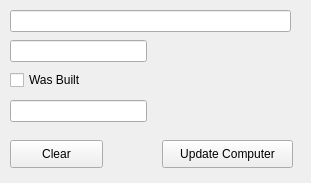
<?xml version="1.0" encoding="UTF-8"?>
<ui version="4.0">
 <class>EditComputerForm</class>
 <widget class="QWidget" name="EditComputerForm">
  <property name="geometry">
   <rect>
    <x>0</x>
    <y>0</y>
    <width>311</width>
    <height>183</height>
   </rect>
  </property>
  <property name="windowTitle">
   <string>Form</string>
  </property>
  <widget class="QLineEdit" name="lineEditYearBuilt">
   <property name="enabled">
    <bool>true</bool>
   </property>
   <property name="geometry">
    <rect>
     <x>10</x>
     <y>100</y>
     <width>137</width>
     <height>22</height>
    </rect>
   </property>
   <property name="placeholderText">
    <string/>
   </property>
  </widget>
  <widget class="QLineEdit" name="lineEditComputerName">
   <property name="geometry">
    <rect>
     <x>10</x>
     <y>10</y>
     <width>281</width>
     <height>22</height>
    </rect>
   </property>
   <property name="placeholderText">
    <string/>
   </property>
  </widget>
  <widget class="QPushButton" name="pushButtonClear">
   <property name="geometry">
    <rect>
     <x>10</x>
     <y>140</y>
     <width>93</width>
     <height>28</height>
    </rect>
   </property>
   <property name="text">
    <string>Clear</string>
   </property>
  </widget>
  <widget class="QCheckBox" name="checkBoxWasBuilt">
   <property name="geometry">
    <rect>
     <x>10</x>
     <y>70</y>
     <width>81</width>
     <height>20</height>
    </rect>
   </property>
   <property name="text">
    <string>Was Built</string>
   </property>
  </widget>
  <widget class="QLineEdit" name="lineEditComputerType">
   <property name="geometry">
    <rect>
     <x>10</x>
     <y>40</y>
     <width>137</width>
     <height>22</height>
    </rect>
   </property>
   <property name="placeholderText">
    <string/>
   </property>
  </widget>
  <widget class="QPushButton" name="pushButtonUpdateComputer">
   <property name="geometry">
    <rect>
     <x>162</x>
     <y>140</y>
     <width>131</width>
     <height>28</height>
    </rect>
   </property>
   <property name="text">
    <string>Update Computer</string>
   </property>
  </widget>
 </widget>
 <resources/>
 <connections/>
</ui>
